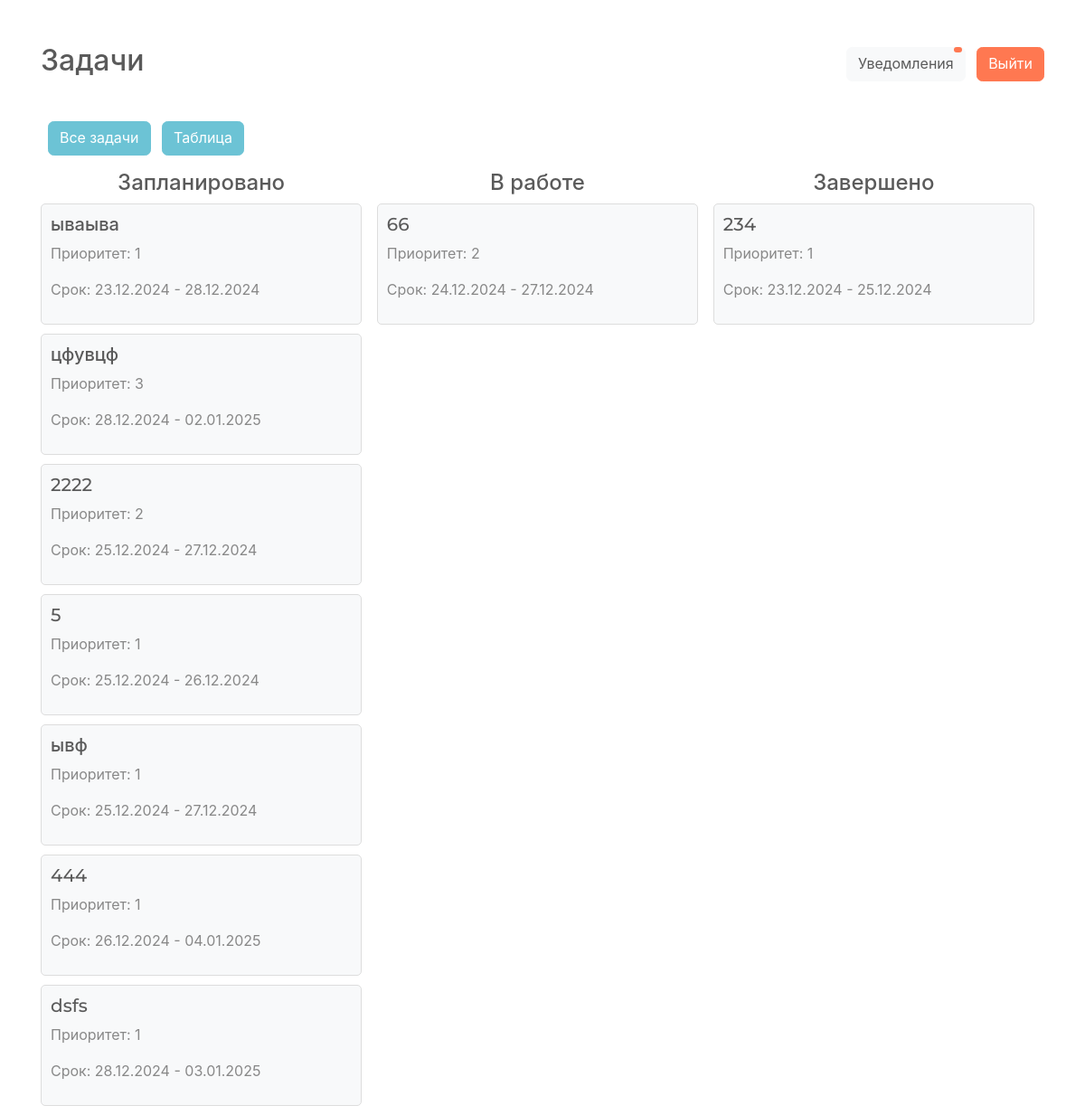
Before: /kanban/ (signed in) with the older database file.
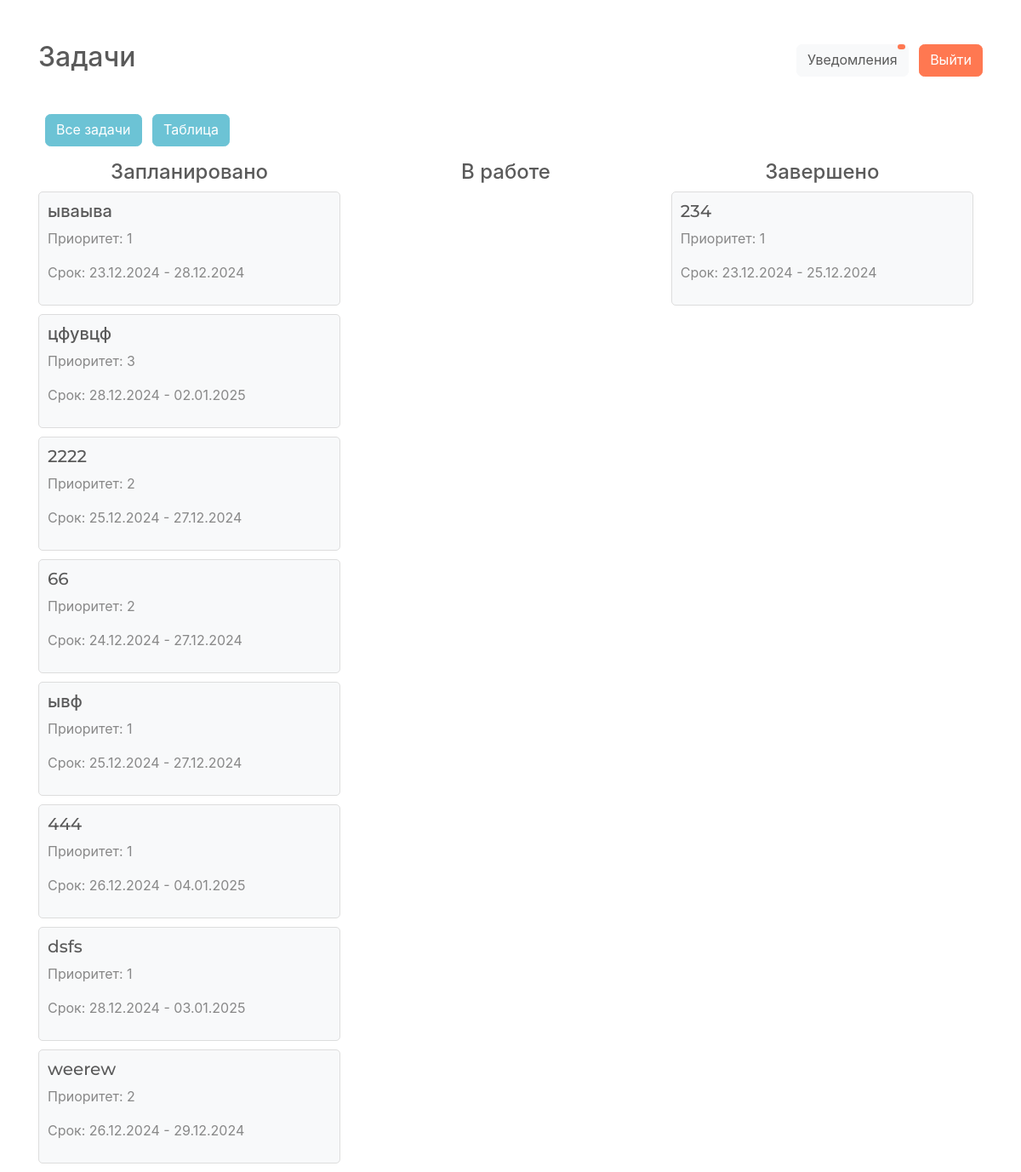
After: the same page with the newer database file.
### task_management_system_app/models.py (models this page shows)
class Task(models.Model):
    STATUS_CHOICES = [
        ('planned', 'Запланировано'),
        ('in_progress', 'В работе'),
        ('completed', 'Завершено'),
    ]
    name = models.CharField(max_length=100)
    category = models.ForeignKey(Category, on_delete=models.CASCADE)
    assigned_to = models.ForeignKey(User, on_delete=models.CASCADE, related_name='tasks')
    start_date = models.DateTimeField()
    end_date = models.DateTimeField()
    priority = models.IntegerField(default=1)
    description = models.TextField(default='')
    is_completed = models.BooleanField(default=False)
    status = models.CharField(
        max_length=20,
        choices=STATUS_CHOICES,
        default='planned'
    )

### task_management_system_app/views.py (the view)
# urls.py: path('kanban/', views.kanban_board, name='kanban_board'),
@login_required
def kanban_board(request):
    tasks_planned = Task.objects.filter(status='planned')
    tasks_in_progress = Task.objects.filter(status='in_progress')
    tasks_completed = Task.objects.filter(status='completed')
    return render(request, 'kanban_board.html', {
        'tasks_planned': tasks_planned,
        'tasks_in_progress': tasks_in_progress,
        'tasks_completed': tasks_completed,
    })

### task_management_system_app/templates/kanban_board.html (shortened to what this page needs)
<!DOCTYPE html>
<html lang="ru">
<head>
    <link rel="stylesheet" href="https://cdn.jsdelivr.net/npm/bootswatch@4.5.2/dist/minty/bootstrap.min.css" />
</head>
<body>
    <div class="container mt-5">
        <div class="d-flex justify-content-between align-items-center mb-3">
            <h2 class="text-center">{{ category.name }} Задачи</h2>
            <div>
                <button id="notificationsButton" class="btn btn-light position-relative">
                    Уведомления
                    <span id="notificationsBadge"
                        class="position-absolute top-0 start-100 translate-middle badge rounded-pill bg-danger"
                        style="{% if notifications_count == 0 %}display: {{0}};{% endif %}">
                    </span>
                </button>
                <a href="{% url 'logout' %}" class="btn btn-danger ml-2">Выйти</a>
            </div>
        </div>
        <br />
        <div class="mb-3">
            <a href="{% url 'all_tasks_list' %}" class="btn btn-info ml-2">Все задачи</a>
            <a href="{% url 'user_tasks_list' %}" class="btn btn-info ml-2">Таблица</a>
        </div>
        <div class="d-flex justify-content-between">
            <div class="kanban-column">
                <h4 class="text-center">Запланировано</h4>
                <div>
                    {% for task in tasks_planned %}
                    <div class="kanban-card" onclick="showTaskDetails({{ task.id }})">
                        <h5>{{ task.name }}</h5>
                        <p>Приоритет: {{ task.priority }}</p>
                        <p>Срок: {{ task.start_date|date:"d.m.Y" }} - {{ task.end_date|date:"d.m.Y" }}</p>
                    </div>
                    {% endfor %}
                </div>
            </div>
            <div class="kanban-column">
                <h4 class="text-center">В работе</h4>
                <div>
                    {% for task in tasks_in_progress %}
                    <div class="kanban-card" onclick="showTaskDetails({{ task.id }})">
                        <h5>{{ task.name }}</h5>
                        <p>Приоритет: {{ task.priority }}</p>
                        <p>Срок: {{ task.start_date|date:"d.m.Y" }} - {{ task.end_date|date:"d.m.Y" }}</p>
                    </div>
                    {% endfor %}
                </div>
            </div>
            <div class="kanban-column">
                <h4 class="text-center">Завершено</h4>
                <div>
                    {% for task in tasks_completed %}
                    <div class="kanban-card" onclick="showTaskDetails({{ task.id }})">
                        <h5>{{ task.name }}</h5>
                        <p>Приоритет: {{ task.priority }}</p>
                        <p>Срок: {{ task.start_date|date:"d.m.Y" }} - {{ task.end_date|date:"d.m.Y" }}</p>
                    </div>
                    {% endfor %}
                </div>
            </div>
        </div>
    </div>
</body>
</html>

Changed rows visible on the page:
removed Task: name "5", priority "1", start_date "25.12.2024", end_date "26.12.2024", shown under "Запланировано"
changed Task (number 4 of 9 on the later page): moves from the list under "В работе" to the list under "Запланировано"
added Task: name "weerew", priority "2", start_date "26.12.2024", end_date "29.12.2024", shown under "Запланировано"
